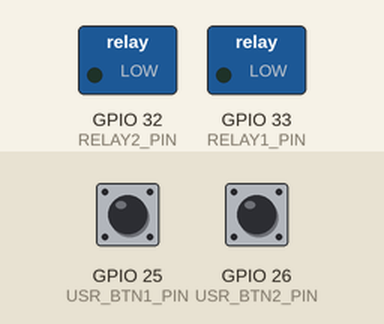
A sketch run on a simulated ESP32. Shown: switched loads named in the sketch (green lamp = pin HIGH). Inputs (shaded band) come from the test bench; at power-on: GPIO 25 (USR_BTN1_PIN) HIGH, GPIO 26 (USR_BTN2_PIN) HIGH.

Above: at 1.2 s.
1.3 s: GPIO 25 (USR_BTN1_PIN) pulled LOW for 0.15 s
At 2.5 s:
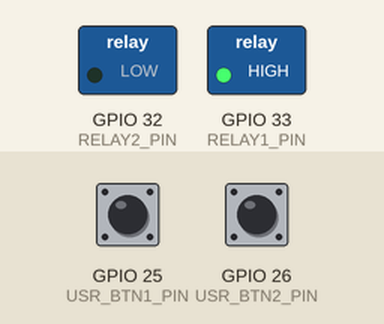
2.9 s: GPIO 26 (USR_BTN2_PIN) pulled LOW for 0.15 s
At 3.7 s:
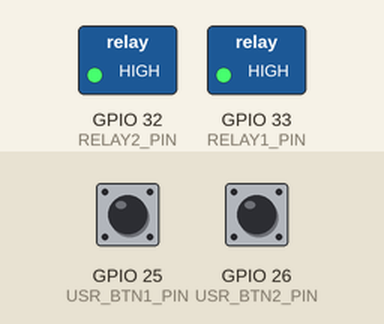
4.5 s: GPIO 25 (USR_BTN1_PIN) pulled LOW for 1 s
At 6.2 s:
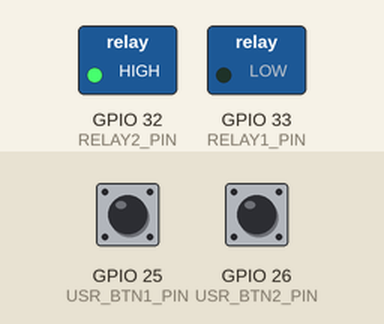
7.0 s: GPIO 25 (USR_BTN1_PIN) pulled LOW for 3.2 s
At 11.0 s:
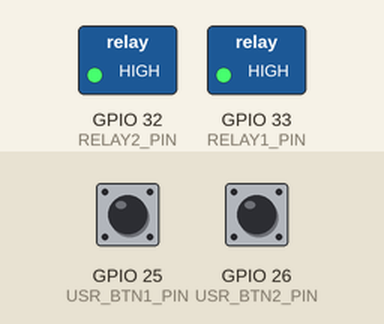
11.7 s: GPIO 26 (USR_BTN2_PIN) pulled LOW for 1 s
At 14.1 s:
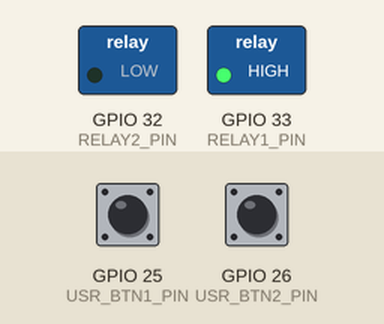
Timing chart, 0 to 15.2 s (numbered marks = the images above; inputs shaded):
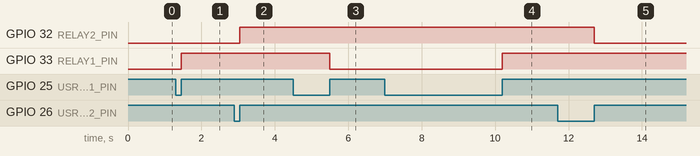

Measured:
- after the input at 1.3 s, GPIO 33 (RELAY1_PIN): LOW → HIGH after 0.15 s
- after the input at 2.9 s, GPIO 32 (RELAY2_PIN): LOW → HIGH after 0.15 s
- after the input at 4.5 s, GPIO 33 (RELAY1_PIN): HIGH → LOW after 1.0 s
- after the input at 7.0 s, GPIO 33 (RELAY1_PIN): LOW → HIGH after 3.2 s
- after the input at 11.7 s, GPIO 32 (RELAY2_PIN): HIGH → LOW after 1.0 s

The sketch:

test_relays.ino
```cpp
#include <EasyButton.h>

//@Buttons
#define USR_BTN1_PIN 25
#define USR_BTN2_PIN 26

EasyButton objUserButton1(USR_BTN1_PIN);
EasyButton objUserButton2(USR_BTN2_PIN);

//@RELAY PINS
#define RELAY1_PIN 33
#define RELAY2_PIN 32

void relayOneControl()
{
  digitalWrite(RELAY1_PIN, !digitalRead(RELAY1_PIN));
}

void relayTwoControl()
{
  digitalWrite(RELAY2_PIN, !digitalRead(RELAY2_PIN));
}

void initButtons(void)
{
  objUserButton1.begin();
  objUserButton1.onPressed(relayOneControl);

  objUserButton2.begin();
  objUserButton2.onPressed(relayTwoControl);
}

void setup()
{
  initButtons();
  pinMode(RELAY1_PIN, OUTPUT);
  pinMode(RELAY2_PIN, OUTPUT);
}

void loop()
{
  objUserButton1.read();
  objUserButton2.read();
}
```
